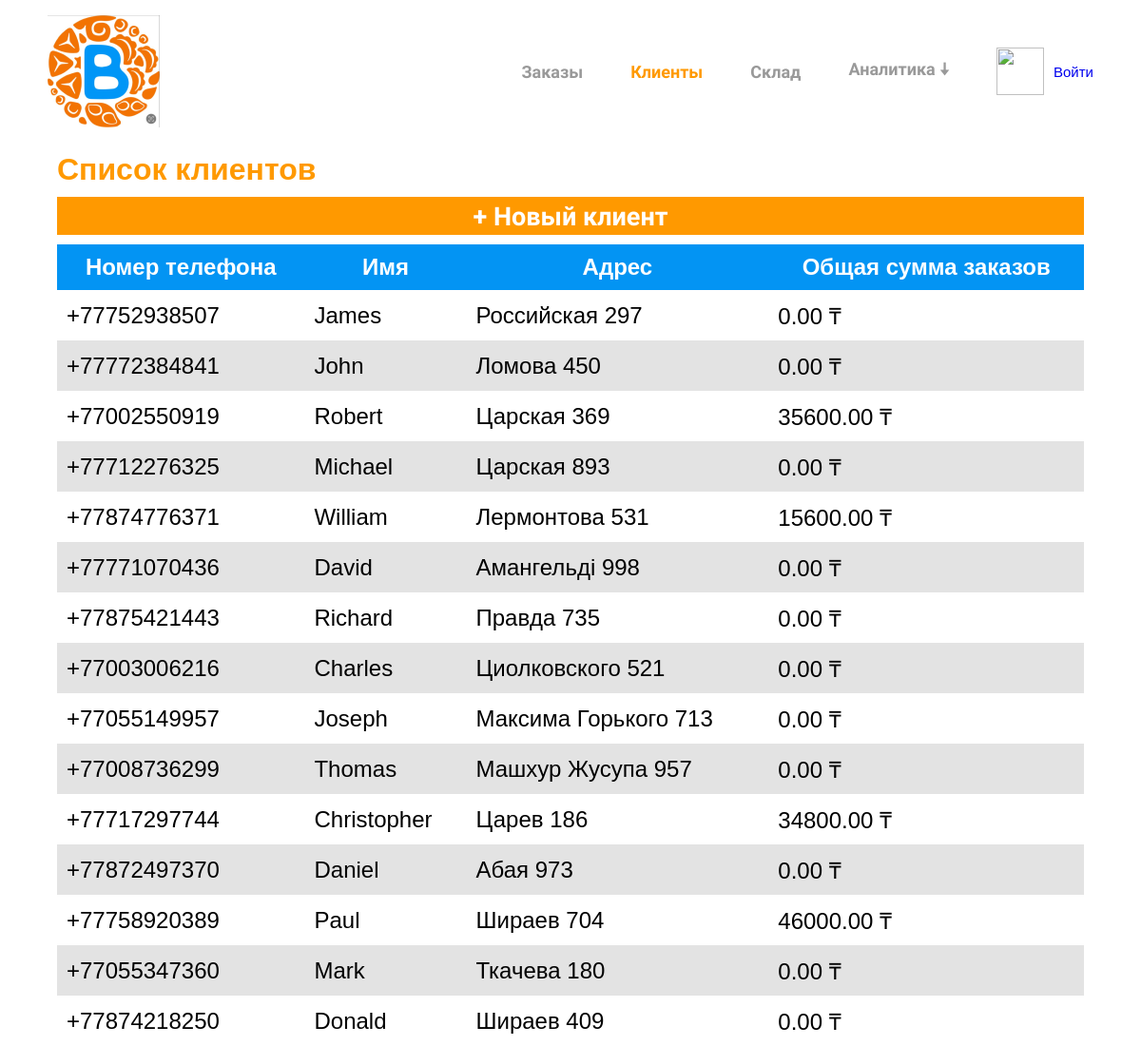
/clients/, run on the app's committed database.
### clients/models.py (models this page shows, shortened)
class Client(models.Model):
    phone_number = models.CharField(verbose_name="Номер телефона", max_length=15, unique=True, primary_key=True)
    password = models.CharField(verbose_name="Пароль", max_length=100, default="12345678")
    name = models.CharField(verbose_name="Имя", max_length=100)
    address = models.CharField(verbose_name="Адрес", max_length=150)
    total = models.DecimalField(verbose_name="Общая сумма заказов", default=0, max_digits=20, decimal_places=2)
    created_at = models.DateTimeField(auto_now_add=True)
    is_active = models.BooleanField(default=True)
    class Meta:
        ordering = ["-created_at"]

### clients/views.py (the view)
# urls.py: path('', views.clients_list_view, name="clients_list"),
def clients_list_view(request):
    clients = Client.objects.filter(is_active=True)
    orders = Order.objects.all()
    paginator = Paginator(clients, 15)
    page = request.GET.get('page')
    clients_only = request.GET.get('clients_only')
    try:
        clients = paginator.page(page)
    except PageNotAnInteger:
        clients = paginator.page(1)
    except EmptyPage:
        if clients_only:
            return HttpResponse('')
        clients = paginator.page(paginator.num_pages)
    if clients_only:
        return render(request, 'clients/clients_only_list.html',{
            'section': 'clients',
            "clients": clients,
            'orders': orders,
        })
    return render(request, 'clients/clients_list.html', {
        "section": "clients",
		"clients": clients,
        'orders': orders,
	})

### templates/clients/clients_list.html (shortened to what this page needs)
{% extends 'base.html' %}
{% load filters %}
{% load static %}
{% block link %}
	<link rel="stylesheet" href="{% static 'css/clients_list.css' %}">
{% endblock link %}
{% block body %}
	<h1>Список клиентов</h1>
	<div class="center">
		<button><a href="{% url 'clients_create' %}">+ Новый клиент</a></button>
		<table id="table">
			<tr>
				<th onclick="window.location='{% url 'clients_list_order_by' "phone_number" %}'">Номер телефона</th>
				<th onclick="window.location='{% url 'clients_list_order_by' "name" %}'">Имя</th>
				<th onclick="window.location='{% url 'clients_list_order_by' "address" %}'">Адрес</th>
				<th onclick="window.location='{% url 'clients_list_order_by' "total" %}'">Общая сумма заказов</th>
			</tr>
			{% for client in clients %}
				{% if forloop.counter0|divisibleby:2 %}
					<tr onclick="window.location='{% url 'clients_detail' client.phone_number %}'" class="white">
						<td>+{{client.phone_number}}</td>
						<td>{{client.name}}</td>
						<td>{{client.address}}</td>
						<td>{{ client.total }} ₸ </td>
					</tr>
				{% else %}
					<tr onclick="window.location='{% url 'clients_detail' client.phone_number %}'" class="gray">
						<td>+{{client.phone_number}}</td>
						<td>{{client.name}}</td>
						<td>{{client.address}}</td>
						<td>{{ client.total }} ₸ </td>
					</tr>
				{% endif %}
			{% endfor %}
		</table>
	</div>
{% endblock body %}

### static/css/base.css (style rules this page uses)
* { margin: 0; padding: 0; font-family: "Arial"; }
a { text-decoration: none; }
button { background-color: #ff9900; border: none; width: 100px; height: 50px; color: white; font-size: 18px; font-weight: bold; padding: 5px; }
h1 { margin-bottom: 10px; color: #ff9900; }
.center { width: 100%; display: flex; flex-direction: column; align-items: center; }

### static/css/clients_list.css (style rules this page uses)
button { width: 100%; background-color: #ff9900; height: 40px; margin-bottom: 10px; border-color: #ff9900; box-shadow: none; border-style: none; }
button > a { color: white; font-size: 1.5em; font-family: "Comfortaa", sans-serif; font-optical-sizing: auto; font-weight: 700; font-style: normal; text-decoration: none; }
table { width: 100%; border-collapse: collapse; box-sizing: border-box; }
th { background-color: #0394F3; color: white; }
th, td { font-size: 1.5em; padding: 10px; }
.white { background-color: white; }
.gray { background-color: #e3e3e3; }

### data on the page
Client: phone_number "77752938507", name "James", address "Российская 297", total "0.00"
Client: phone_number "77772384841", name "John", address "Ломова 450", total "0.00"
Client: phone_number "77002550919", name "Robert", address "Царская 369", total "35600.00"
Client: phone_number "77712276325", name "Michael", address "Царская 893", total "0.00"
Client: phone_number "77874776371", name "William", address "Лермонтова 531", total "15600.00"
Client: phone_number "77771070436", name "David", address "Амангельді 998", total "0.00"
Client: phone_number "77875421443", name "Richard", address "Правда 735", total "0.00"
Client: phone_number "77003006216", name "Charles", address "Циолковского 521", total "0.00"
Client: phone_number "77055149957", name "Joseph", address "Максима Горького 713", total "0.00"
Client: phone_number "77008736299", name "Thomas", address "Машхур Жусупа 957", total "0.00"
Client: phone_number "77717297744", name "Christopher", address "Царев 186", total "34800.00"
Client: phone_number "77872497370", name "Daniel", address "Абая 973", total "0.00"
Client: phone_number "77758920389", name "Paul", address "Шираев 704", total "46000.00"
Client: phone_number "77055347360", name "Mark", address "Ткачева 180", total "0.00"
Client: phone_number "77874218250", name "Donald", address "Шираев 409", total "0.00"
